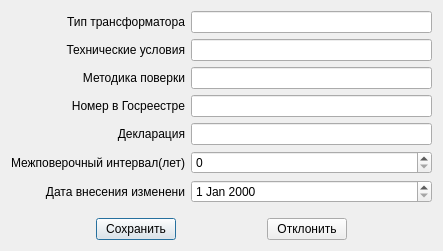
<?xml version="1.0" encoding="UTF-8"?>
<ui version="4.0">
 <class>Dialog</class>
 <widget class="QDialog" name="Dialog">
  <property name="geometry">
   <rect>
    <x>0</x>
    <y>0</y>
    <width>443</width>
    <height>251</height>
   </rect>
  </property>
  <property name="windowTitle">
   <string/>
  </property>
  <layout class="QVBoxLayout" name="verticalLayout">
   <item>
    <layout class="QGridLayout" name="gridLayout_2">
     <item row="5" column="0">
      <widget class="QLabel" name="label_2">
       <property name="text">
        <string>Межповерочный интервал(лет)</string>
       </property>
       <property name="alignment">
        <set>Qt::AlignRight|Qt::AlignTrailing|Qt::AlignVCenter</set>
       </property>
      </widget>
     </item>
     <item row="0" column="1">
      <widget class="QLineEdit" name="lineEdit">
       <property name="maxLength">
        <number>20</number>
       </property>
      </widget>
     </item>
     <item row="5" column="1">
      <widget class="QSpinBox" name="spinBox"/>
     </item>
     <item row="2" column="1">
      <widget class="QLineEdit" name="lineEdit_3">
       <property name="maxLength">
        <number>30</number>
       </property>
      </widget>
     </item>
     <item row="0" column="0">
      <widget class="QLabel" name="label_6">
       <property name="text">
        <string>Тип трансформатора</string>
       </property>
       <property name="alignment">
        <set>Qt::AlignRight|Qt::AlignTrailing|Qt::AlignVCenter</set>
       </property>
      </widget>
     </item>
     <item row="6" column="0">
      <widget class="QLabel" name="label_3">
       <property name="text">
        <string>Дата внесения изменени</string>
       </property>
       <property name="alignment">
        <set>Qt::AlignRight|Qt::AlignTrailing|Qt::AlignVCenter</set>
       </property>
      </widget>
     </item>
     <item row="3" column="1">
      <widget class="QLineEdit" name="lineEdit_4">
       <property name="maxLength">
        <number>15</number>
       </property>
      </widget>
     </item>
     <item row="1" column="0">
      <widget class="QLabel" name="label">
       <property name="text">
        <string>Технические условия</string>
       </property>
       <property name="alignment">
        <set>Qt::AlignRight|Qt::AlignTrailing|Qt::AlignVCenter</set>
       </property>
      </widget>
     </item>
     <item row="2" column="0">
      <widget class="QLabel" name="label_4">
       <property name="text">
        <string>Методика поверки</string>
       </property>
       <property name="alignment">
        <set>Qt::AlignRight|Qt::AlignTrailing|Qt::AlignVCenter</set>
       </property>
      </widget>
     </item>
     <item row="3" column="0">
      <widget class="QLabel" name="label_5">
       <property name="text">
        <string>Номер в Госреестре</string>
       </property>
       <property name="alignment">
        <set>Qt::AlignRight|Qt::AlignTrailing|Qt::AlignVCenter</set>
       </property>
      </widget>
     </item>
     <item row="1" column="1">
      <widget class="QLineEdit" name="lineEdit_2">
       <property name="maxLength">
        <number>200</number>
       </property>
      </widget>
     </item>
     <item row="6" column="1">
      <widget class="QDateEdit" name="dateEdit"/>
     </item>
     <item row="4" column="0">
      <widget class="QLabel" name="label_7">
       <property name="text">
        <string>Декларация</string>
       </property>
       <property name="alignment">
        <set>Qt::AlignRight|Qt::AlignTrailing|Qt::AlignVCenter</set>
       </property>
      </widget>
     </item>
     <item row="4" column="1">
      <widget class="QLineEdit" name="lineEdit_5">
       <property name="maxLength">
        <number>40</number>
       </property>
      </widget>
     </item>
    </layout>
   </item>
   <item>
    <spacer name="verticalSpacer">
     <property name="orientation">
      <enum>Qt::Vertical</enum>
     </property>
     <property name="sizeHint" stdset="0">
      <size>
       <width>20</width>
       <height>40</height>
      </size>
     </property>
    </spacer>
   </item>
   <item>
    <layout class="QHBoxLayout" name="horizontalLayout">
     <item>
      <widget class="QPushButton" name="pushButton">
       <property name="sizePolicy">
        <sizepolicy hsizetype="Fixed" vsizetype="Fixed">
         <horstretch>0</horstretch>
         <verstretch>0</verstretch>
        </sizepolicy>
       </property>
       <property name="text">
        <string>Сохранить</string>
       </property>
      </widget>
     </item>
     <item>
      <widget class="QPushButton" name="pushButton_2">
       <property name="sizePolicy">
        <sizepolicy hsizetype="Fixed" vsizetype="Fixed">
         <horstretch>0</horstretch>
         <verstretch>0</verstretch>
        </sizepolicy>
       </property>
       <property name="text">
        <string>Отклонить</string>
       </property>
      </widget>
     </item>
    </layout>
   </item>
  </layout>
 </widget>
 <resources/>
 <connections>
  <connection>
   <sender>pushButton_2</sender>
   <signal>clicked()</signal>
   <receiver>Dialog</receiver>
   <slot>close()</slot>
   <hints>
    <hint type="sourcelabel">
     <x>377</x>
     <y>391</y>
    </hint>
    <hint type="destinationlabel">
     <x>291</x>
     <y>252</y>
    </hint>
   </hints>
  </connection>
 </connections>
</ui>
